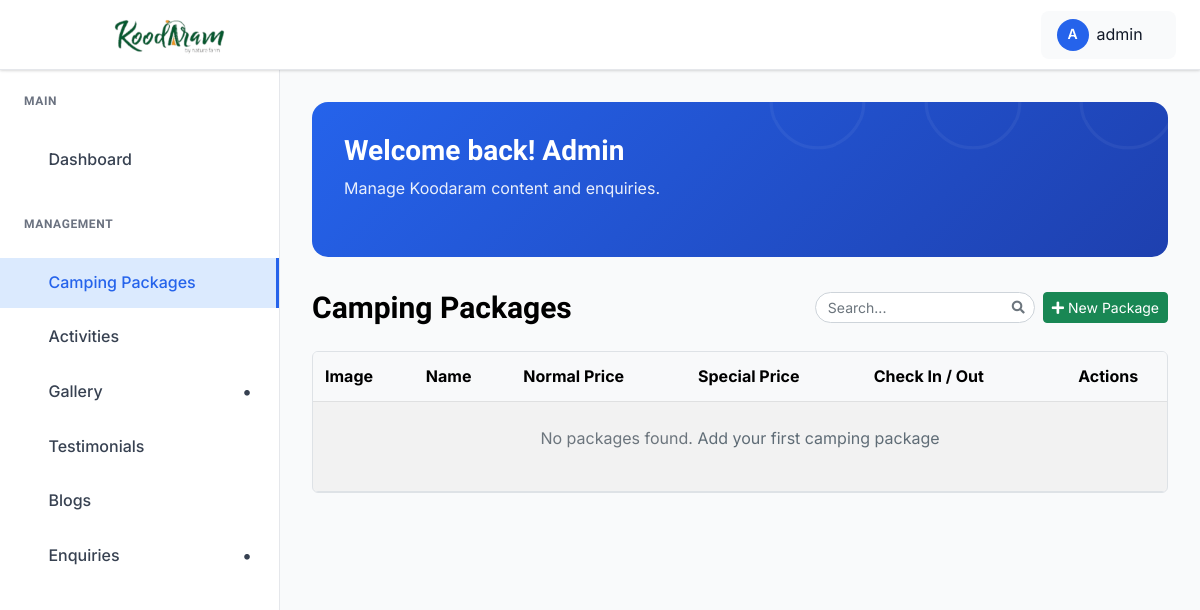
The page /dashboard/camping-packages/ (signed in) on the database as committed earlier.
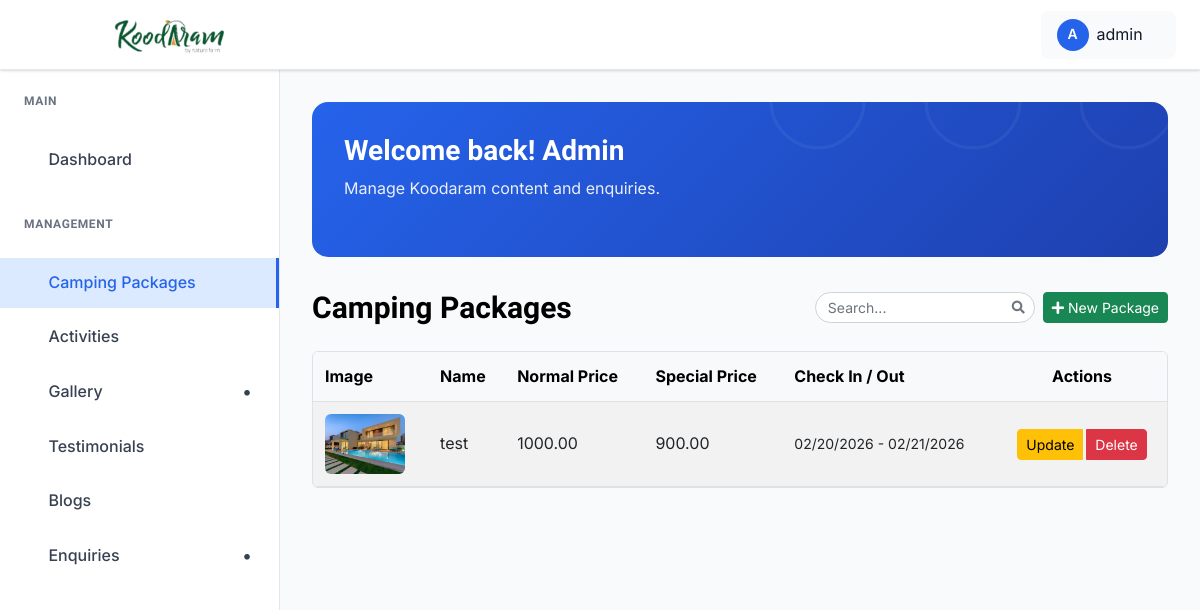
The same page on the database as committed later.
### koodaram_app/models.py (models this page shows, shortened)
class CampingPackage(models.Model):
    name = models.CharField(max_length=200)
    slug = models.SlugField(unique=True, blank=True)
    description = models.TextField()
    main_image = models.ImageField(upload_to="camping/")
    check_in = models.CharField(max_length=20)
    check_out = models.CharField(max_length=20)
    normal_price = models.DecimalField(max_digits=10, decimal_places=2)
    special_price = models.DecimalField(max_digits=10, decimal_places=2)
    extra_person_price = models.DecimalField(max_digits=10, decimal_places=2)
    package_items = models.TextField()
    facilities = models.TextField()
    created_at = models.DateTimeField(auto_now_add=True)
    class Meta:
        verbose_name_plural = "Camping Packages"

### koodaram_app/views.py (the view)
# urls.py: path("dashboard/camping-packages/", views.admin_camping_package_list, name="admin_camping_package_list"),
@login_required(login_url="admin_login")
def admin_camping_package_list(request):
    packages_qs = CampingPackage.objects.all().order_by("-created_at")
    paginator = Paginator(packages_qs, 10)
    page_number = request.GET.get("page")
    packages = paginator.get_page(page_number)
    return render(request, "admin_pages/camping_package_list.html", {"packages": packages})

### koodaram_app/context_processors.py (called while the page is built)
def _star_parts(rating: float) -> list[str]:
    rating = max(0.0, min(5.0, float(rating)))
    full = int(rating)
    remainder = rating - full
    half = 1 if remainder >= 0.25 and remainder < 0.75 else 0
    if remainder >= 0.75:
        full = min(5, full + 1)
    empty = max(0, 5 - full - half)
    return (["full"] * full) + (["half"] * half) + (["empty"] * empty)

def google_reviews(request) -> dict[str, Any]:
    rating = getattr(settings, "GOOGLE_REVIEW_RATING", 0.0)
    count = getattr(settings, "GOOGLE_REVIEW_COUNT", 0)
    url = getattr(settings, "GOOGLE_REVIEW_URL", "")
    return {
        "google_review_rating": rating,
        "google_review_count": count,
        "google_review_url": url,
        "google_review_stars": _star_parts(rating),
    }

### templates/admin_pages/camping_package_list.html (shortened to what this page needs)
{% extends "admin_pages/base.html" %}
{% load static %}
{% block content %}
<div class="dashboard__form__wraper">
    <div class="create__course__title mb-4 d-flex flex-wrap justify-content-between align-items-center gap-2">
        <h4 class="mb-0">Camping Packages</h4>
        <div class="d-flex align-items-center gap-2 ms-auto">
            <div class="search-box">
                <input type="text" id="blogSearchInput" class="form-control form-control-sm" placeholder="Search...">
            </div>
        </div>
        <a href="{% url 'camping_package_create' %}" class="btn btn-success btn-sm">
            <i class="fas fa-plus"></i> New Package
        </a>
    </div>
    <div class="custom-table-container">
        <table class="table table-striped table-hover align-middle">
            <thead class="table-light">
                <tr>
                    <th scope="col">Image</th>
                    <th scope="col">Name</th>
                    <th scope="col">Normal Price</th>
                    <th scope="col">Special Price</th>
                    <th scope="col">Check In / Out</th>
                    <th scope="col" class="text-center">Actions</th>
                </tr>
            </thead>
            <tbody>
                {% for package in packages %}
                <tr>
                    <td>
                        {% if package.main_image %}
                        <img src="{{ package.main_image.url }}" alt="{{ package.name }}" class="img-fluid rounded"
                            width="80" height="60" style="object-fit: cover;">
                        {% else %}
                        <img src="https://via.placeholder.com/80x60?text=No+Image" alt="No Image"
                            class="img-fluid rounded" width="80" height="60">
                        {% endif %}
                    </td>
                    <td>{{ package.name }}</td>
                    <td>{{ package.normal_price }}</td>
                    <td>{{ package.special_price }}</td>
                    <td><small>{{ package.check_in }} - {{ package.check_out }}</small></td>
                    <td class="text-center">
                        <div class="btn-group" role="group">
                            <button type="button" class="btn btn-sm btn-warning me-1" data-bs-toggle="modal"
                                data-bs-target="#updatePackageModal{{ package.id }}">
                                Update
                            </button>
                            <button type="button" class="btn btn-sm btn-danger" data-bs-toggle="modal"
                                data-bs-target="#deletePackageModal{{ package.id }}">
                                Delete
                            </button>
                        </div>
                    </td>
                </tr>
                {% empty %}
                <tr>
                    <td colspan="6" class="text-center py-4">
                        <p class="text-muted">No packages found. <a href="{% url 'camping_package_create' %}">Add your
                                first camping package</a></p>
                    </td>
                </tr>
                {% endfor %}
            </tbody>
        </table>
    </div>
</div>
{% endblock %}

Rows that differ between the two databases and show on the page:
added CampingPackage: main_image (picture), name "test", normal_price "1000.00", special_price "900.00", check_in "02/20/2026", check_out "02/21/2026"
Other text that changed with them:
text no longer shown: "No packages found. Add your first camping package"
